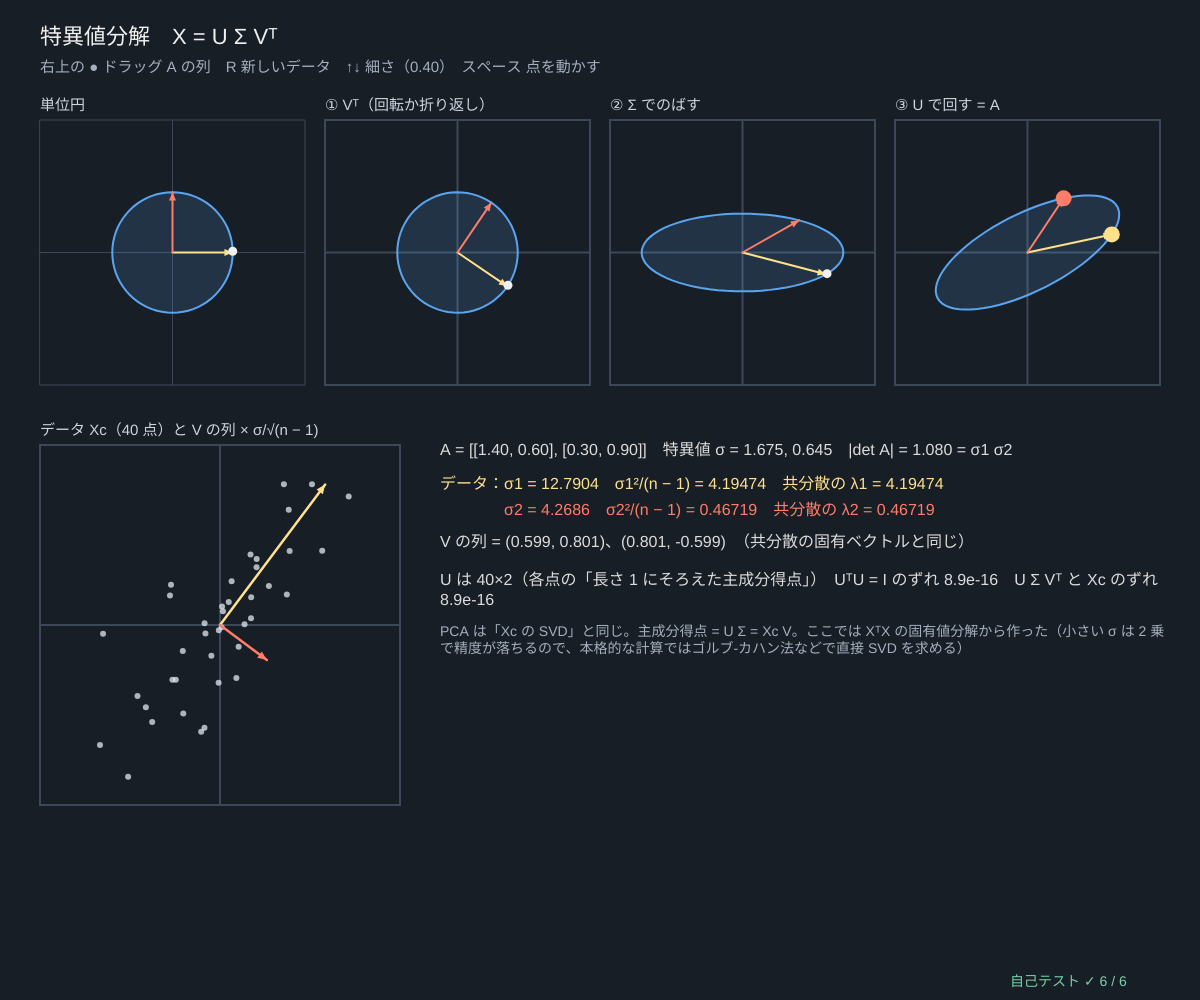
Frame 1 (no input)
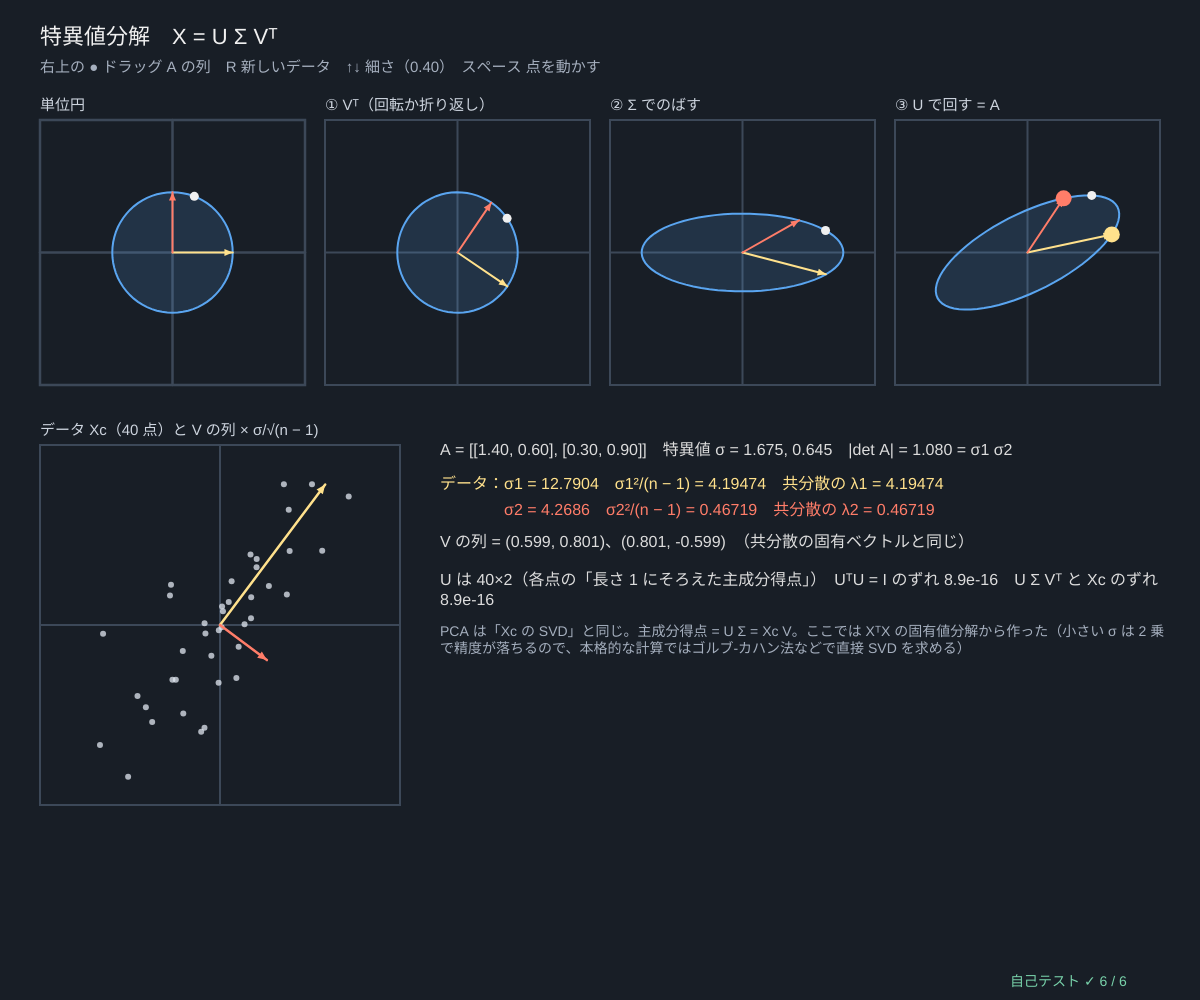
Frame 60 (no input)
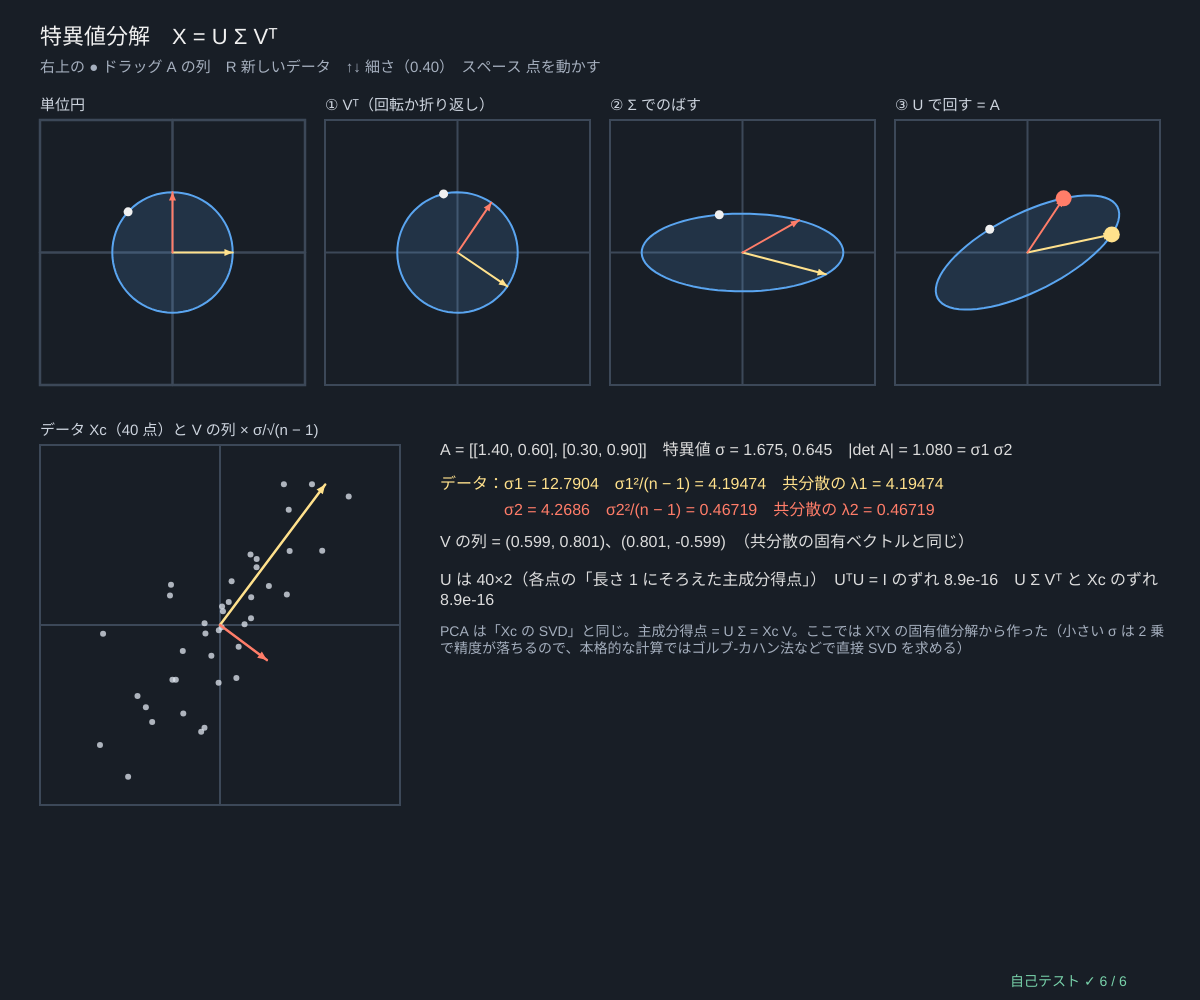
Frame 120 (the mouse pressed at the canvas centre since frame 60)

The p5.js sketch that drew these frames (run headless with seeded random() and noise() and a simulated clock; from frame 60 on, the mouse is pressed at the canvas centre):

// p5.js sketch
// ── sketch.js
// ============================================
// 05 特異値分解 ─ どんな行列も「回転 → 伸び縮み → 回転」：X = U Σ Vᵀ
// このスケッチの計算法：XᵀX（d×d）をヤコビ法で固有値分解 → V と σ_k = √(固有値)、U の列 = X v_k / σ_k（σ ≈ 0 の列は作らない）
//   上：2×2 の行列 A が単位円を楕円に写す様子を 3 段に分ける（Vᵀ で回す → Σ で縦横にのばす → U で回す）
//   下：中心化したデータ行列 Xc（n×2）の SVD。V の列 = 主成分、σ²/(n − 1) = 共分散行列の固有値 λ
// 右上の図の ● をドラッグ A の列（A e1・A e2）/ R 新しいデータ / ↑↓ データの細さ / スペース 円の点を動かす
// ============================================

let matA = [[1.4, 0.6], [0.3, 0.9]], dragCol = -1, pts = [], seedP = 6, thin = 0.4, phase = 0, moving = true;   // ★ matA = 上の 2×2 行列
// ★ 特異値分解（XᵀX の固有値分解から）。X は n 行 × d 列。U は n×r、sig は r 個、V は d 個のベクトル
function svdViaEig(X) {
  let G = matMul(matT(X), X), eg = jacobiEigen(G), sig = eg.vals.map((l) => Math.sqrt(Math.max(0, l))), tol = 1e-7 * Math.max(sig[0], 1e-300), U = [];
  eg.vecs.forEach((v, k) => { if (sig[k] > tol) U.push(X.map((r) => dotv(r, v) / sig[k])); });   // U の列 k（長さ n）
  return { U, sig, V: eg.vecs, rank: U.length };
}
function rebuild() { seedRng(seedP); pts = gaussCloud(40, [0, 0], covFromAxes(1.8, 1.8 * thin, 20 + 60 * rnd())); }
function setup() { createCanvas(windowWidth, windowHeight); textWrap(CHAR); selfTest(); rebuild(); }

// 小さな座標の枠に、点の列を写して描く
function panel(x, y, w, title) { stroke(60, 72, 88); noFill(); rect(x, y, w, w); line(x, y + w / 2, x + w, y + w / 2); line(x + w / 2, y, x + w / 2, y + w); noStroke(); fill(205, 212, 222); textSize(15); textAlign(LEFT, BASELINE); text(title, x, y - 10); }
function drawShape(x, y, w, sc, M) {   // 単位円と e1・e2（M で写したもの）
  let P = (p) => [x + w / 2 + p[0] * sc, y + w / 2 - p[1] * sc], circ = Array.from({ length: 73 }, (_, i) => { let t = (i * Math.PI) / 36; return matVec(M, [Math.cos(t), Math.sin(t)]); });
  noStroke(); fill(90, 165, 240, 40); beginShape(); for (let p of circ) { let q = P(p); vertex(q[0], q[1]); } endShape(CLOSE);
  stroke(90, 165, 240); strokeWeight(2); polyline(circ.map(P));
  let o = P([0, 0]), a = P(matVec(M, [1, 0])), b = P(matVec(M, [0, 1])), t = P(matVec(M, [Math.cos(phase), Math.sin(phase)]));
  stroke(255, 225, 140); fill(255, 225, 140); arrow2(o[0], o[1], a[0], a[1], 9); stroke(255, 125, 105); fill(255, 125, 105); arrow2(o[0], o[1], b[0], b[1], 9);
  noStroke(); fill(240); circle(t[0], t[1], 9);
  return { a, b };
}
function diag2(s) { return [[s[0], 0], [0, s[1]]]; }
function svd2(A) { let r = svdViaEig(A), Um = r.rank === 2 ? matT(r.U) : null; if (!Um) { let u0 = r.U[0] || [1, 0]; Um = [[u0[0], -u0[1]], [u0[1], u0[0]]]; } return { Um, sig: r.sig, Vt: r.V }; }   // Um の列 = U の列

function draw() {
  background(24, 30, 38);
  if (moving) phase += 0.02;
  // ---- 上：A = U Σ Vᵀ を 3 段で
  let sv = svd2(matA), Vt = sv.Vt, Sg = diag2(sv.sig), w = Math.min((width - 140) / 4, height * 0.33), y0 = 120, sc = w / 2 / Math.max(2.2, sv.sig[0] * 1.1), steps = [eyeMat(2), Vt, matMul(Sg, Vt), matMul(sv.Um, matMul(Sg, Vt))];
  let names = ['単位円', '① Vᵀ（回転か折り返し）', '② Σ でのばす', '③ U で回す = A'];
  steps.forEach((M, i) => { let x = 40 + i * (w + 20); panel(x, y0, w, names[i]); let r = drawShape(x, y0, w, sc, M); if (i === 3) { noStroke(); fill(255, 225, 140); circle(r.a[0], r.a[1], 16); fill(255, 125, 105); circle(r.b[0], r.b[1], 16); } });
  // ---- 下：データ行列の SVD
  let Xc = centerCols(pts, colMeans(pts)), sd = svdViaEig(Xc), C = covMatrix(pts), ec = jacobiEigen(C), n = pts.length;
  let by = y0 + w + 60, bw = Math.min(height - by - 40, width * 0.3), s2 = bw / 2 / 4.2, cx = 40 + bw / 2, cy = by + bw / 2;
  panel(40, by, bw, 'データ Xc（' + n + ' 点）と V の列 × σ/√(n − 1)');
  noStroke(); fill(225, 232, 242, 190); for (let r of Xc) circle(cx + r[0] * s2, cy - r[1] * s2, 6);
  sd.V.forEach((v, k) => { let L = (2 * sd.sig[k]) / Math.sqrt(n - 1); stroke(k ? color(255, 125, 105) : color(255, 225, 140)); fill(k ? color(255, 125, 105) : color(255, 225, 140)); strokeWeight(2.5); arrow2(cx, cy, cx + v[0] * L * s2, cy - v[1] * L * s2, 10); });
  // ---- 数字
  let x = 80 + bw, y = by + 10;
  noStroke(); textAlign(LEFT, BASELINE); fill(240); textSize(22); text('特異値分解　X = U Σ Vᵀ', 40, 44);
  fill(165, 175, 190); textSize(15); text('右上の ● ドラッグ A の列　R 新しいデータ　↑↓ 細さ（' + fmtN(thin, 2) + '）　スペース 点を動かす', 40, 72);
  fill(220); textSize(16);
  text('A = [[' + matA[0].map((v) => fmtN(v, 2)).join(', ') + '], [' + matA[1].map((v) => fmtN(v, 2)).join(', ') + ']]　特異値 σ = ' + sv.sig.map((v) => fmtN(v, 3)).join(', ') + '　|det A| = ' + fmtN(Math.abs(matA[0][0] * matA[1][1] - matA[0][1] * matA[1][0]), 3) + ' = σ1 σ2', x, y);
  let rec = 0; Xc.forEach((r, i) => r.forEach((v, j) => { let s = 0; for (let k = 0; k < sd.rank; k++) s += sd.U[k][i] * sd.sig[k] * sd.V[k][j]; rec = Math.max(rec, Math.abs(s - v)); }));
  fill(255, 225, 140); text('データ：σ1 = ' + fmtN(sd.sig[0], 4) + '　σ1²/(n − 1) = ' + fmtN(sd.sig[0] ** 2 / (n - 1), 5) + '　共分散の λ1 = ' + fmtN(ec.vals[0], 5), x, y + 34);
  fill(255, 125, 105); text('　　　　σ2 = ' + fmtN(sd.sig[1], 4) + '　σ2²/(n − 1) = ' + fmtN(sd.sig[1] ** 2 / (n - 1), 5) + '　共分散の λ2 = ' + fmtN(ec.vals[1], 5), x, y + 60);
  fill(220); text('V の列 = ' + sd.V.map((v) => fmtVec(v, 3)).join('、') + '　（共分散の固有ベクトルと同じ）', x, y + 92);
  text('U は ' + n + '×2（各点の「長さ 1 にそろえた主成分得点」）　UᵀU = I のずれ ' + (orthoError(sd.U)).toExponential(1) + '　U Σ Vᵀ と Xc のずれ ' + rec.toExponential(1), x, y + 118, width - x - 30);
  fill(165, 175, 190); textSize(14);
  text('PCA は「Xc の SVD」と同じ。主成分得点 = U Σ = Xc V。ここでは XᵀX の固有値分解から作った（小さい σ は 2 乗で精度が落ちるので、本格的な計算ではゴルブ-カハン法などで直接 SVD を求める）', x, y + 170, width - x - 30);
  drawSelfTest(width - 190, height - 14);
}

function panel4() { let w = Math.min((width - 140) / 4, height * 0.33); return { x: 40 + 3 * (w + 20), y: 120, w, sc: w / 2 / Math.max(2.2, svd2(matA).sig[0] * 1.1) }; }
function mousePressed() {
  let p = panel4(); dragCol = -1;
  for (let j = 0; j < 2; j++) { let q = [p.x + p.w / 2 + matA[0][j] * p.sc, p.y + p.w / 2 - matA[1][j] * p.sc]; if (Math.hypot(mouseX - q[0], mouseY - q[1]) < 14) dragCol = j; }
}
function mouseDragged() { if (dragCol < 0) return; let p = panel4(); matA[0][dragCol] = clampv((mouseX - p.x - p.w / 2) / p.sc, -2.5, 2.5); matA[1][dragCol] = clampv(-(mouseY - p.y - p.w / 2) / p.sc, -2.5, 2.5); }
function mouseReleased() { dragCol = -1; }
function keyPressed() {
  if (key === 'r' || key === 'R') { seedP++; rebuild(); }
  if (key === UP_ARROW || key === DOWN_ARROW) { thin = clampv(thin + (key === UP_ARROW ? 0.1 : -0.1), 0, 1); rebuild(); }
  if (key === ' ') moving = !moving;
  return false;
}

// ---- 自己テスト
function selfTest() {
  selfTestResults = [];
  seedRng(105);
  let okRec = true, okU = true, okLam = true, okV = true;
  for (let t = 0; t < 10; t++) {
    let n = 20 + 5 * t, d = 2 + (t % 5), X = Array.from({ length: n }, () => Array.from({ length: d }, (_, j) => gaussRnd() * (1 + j))), mu = colMeans(X), Xc = centerCols(X, mu), r = svdViaEig(Xc), sc = r.sig[0];
    let err = 0; Xc.forEach((row, i) => row.forEach((v, j) => { let s = 0; for (let k = 0; k < r.rank; k++) s += r.U[k][i] * r.sig[k] * r.V[k][j]; err = Math.max(err, Math.abs(s - v)); }));
    if (err > 1e-9 * sc) okRec = false;
    if (orthoError(r.U) > 1e-9 || orthoError(r.V) > 1e-12) okU = false;
    let ec = jacobiEigen(covMatrix(X));
    if (!ec.vals.every((l, k) => near(r.sig[k] ** 2 / (n - 1), l, 1e-9 * ec.vals[0]))) okLam = false;
    if (!ec.vecs.every((v, k) => angleBetween(v, r.V[k]) < 1e-6)) okV = false;
  }
  check('U Σ Vᵀ = Xc（10 個のデータ行列、ずれ ≤ 1e-9 × σ1）', okRec);
  check('U の列も V の列も正規直交', okU);
  check('σ_k²/(n − 1) = 共分散行列の固有値 λ_k', okLam);
  check('V の列 = 共分散行列の固有ベクトル（向き 1e-6° 以内）', okV);
  let okA = true;
  for (let t = 0; t < 30; t++) {
    let A = [[rndRange(-2, 2), rndRange(-2, 2)], [rndRange(-2, 2), rndRange(-2, 2)]], s = svd2(A), B = matMul(s.Um, matMul(diag2(s.sig), s.Vt));
    if (maxAbsDiff(A, B) > 1e-12 || !near(s.sig[0] * s.sig[1], Math.abs(A[0][0] * A[1][1] - A[0][1] * A[1][0]), 1e-12)) okA = false;
    let mx = 0; for (let i = 0; i < 720; i++) { let a = (i * Math.PI) / 360; mx = Math.max(mx, vlen(matVec(A, [Math.cos(a), Math.sin(a)]))); }
    if (!near(mx, s.sig[0], 1e-4 * s.sig[0])) okA = false;
  }
  check('2×2：A = U Σ Vᵀ、σ1 σ2 = |det A|、σ1 = 単位円の像のいちばん長い半径', okA);
  let Rk = svdViaEig([[1, 2], [2, 4], [3, 6], [-6, -12]]);
  check('ランク 1 の行列は σ2 ≈ 0 で U を 1 列だけ作る（0 割りなし、NaN なし）', Rk.rank === 1 && noNaN(Rk.U) && Rk.sig[1] < 1e-6);
  reportSelfTest();
}

// ---------- やってみよう ----------
// 1. 右上の ● を動かし、A を回転行列（例 [[0, −1], [1, 0]]）にしてみよう。Σ はどうなる？
// 2. A e1 と A e2 を同じ向きにそろえると（ランク 1）、② の楕円はどうなる？ σ2 は？
// 3. ↓ でデータを細くすると σ2 → 0。そのとき U の 2 列目は何を表している？
// 4. σ1 σ2 = |det A| なのはなぜ？（面積の倍率）
// 5. 画像の行列を SVD して大きい σ だけ残すと画像の圧縮になる → 07 の復元と同じ考え

// ==================================================
// ここから下は「主成分分析の道具」（中身は読まなくても OK。消さないでね）
// ==================================================
// ---- 数の表示と安全のための道具
function clampv(v, a, b) { return v < a ? a : v > b ? b : v; }
function fin(v, fb) { return typeof v === 'number' && isFinite(v) ? v : fb === undefined ? 0 : fb; }   // NaN・∞ を fb に
function fmtN(v, d) {                                                  // 数を小数 d 桁で（NaN は「?」）
  if (typeof v !== 'number' || !isFinite(v)) return '?';
  let s = v.toFixed(d === undefined ? 2 : d);
  return /^-0(\.0*)?$/.test(s) ? s.slice(1) : s;
}
function fmtVec(v, d) { return '(' + v.map((x) => fmtN(x, d)).join(', ') + ')'; }
// ---- 種つきの乱数（同じ種なら毎回同じ列）
let rngState = 1;
function seedRng(s) { rngState = (s >>> 0) || 1; }
function rnd() {                       // 0〜1 の一様乱数（mulberry32）
  rngState = (rngState + 0x6d2b79f5) >>> 0;
  let t = rngState;
  t = Math.imul(t ^ (t >>> 15), t | 1);
  t ^= t + Math.imul(t ^ (t >>> 7), t | 61);
  return ((t ^ (t >>> 14)) >>> 0) / 4294967296;
}
function rndRange(a, b) { return a + (b - a) * rnd(); }
function gaussRnd() {                  // 標準正規分布（ボックス-ミュラー法）
  let u = Math.max(1e-12, rnd()), v = rnd();
  return Math.sqrt(-2 * Math.log(u)) * Math.cos(2 * Math.PI * v);
}
// ---- 行列の道具。データ X は「n 行 × d 列」（1 行 = 1 個のデータ）、ベクトルは配列
function zerosMat(n, m) { return Array.from({ length: n }, () => new Array(m).fill(0)); }
function eyeMat(n) { let I = zerosMat(n, n); for (let i = 0; i < n; i++) I[i][i] = 1; return I; }
function matT(A) { return A[0].map((_, j) => A.map((r) => r[j])); }
function matMul(A, B) {
  let n = A.length, q = B.length, m = B[0].length, C = zerosMat(n, m);
  for (let i = 0; i < n; i++) for (let k = 0; k < q; k++) { let a = A[i][k]; if (a === 0) continue; for (let j = 0; j < m; j++) C[i][j] += a * B[k][j]; }
  return C;
}
function matVec(A, x) { return A.map((r) => dotv(r, x)); }
function dotv(a, b) { let s = 0; for (let i = 0; i < a.length; i++) s += a[i] * b[i]; return s; }
function vlen(a) { return Math.sqrt(dotv(a, a)); }
function unitv(a) { let L = vlen(a); return L > 1e-300 ? a.map((x) => x / L) : a.map((_, i) => (i === 0 ? 1 : 0)); }
function maxAbsDiff(A, B) { let m = 0; for (let i = 0; i < A.length; i++) for (let j = 0; j < A[i].length; j++) m = Math.max(m, Math.abs(A[i][j] - B[i][j])); return m; }
function colMeans(X) {                 // 平均ベクトル（列ごとの平均）
  let d = X[0].length, mu = new Array(d).fill(0);
  for (let r of X) for (let j = 0; j < d; j++) mu[j] += r[j];
  return mu.map((s) => s / Math.max(1, X.length));
}
function centerCols(X, mu) { return X.map((r) => r.map((v, j) => v - mu[j])); }   // 平均を引く（中心化）
// ★ 共分散行列 C = Xcᵀ Xc / (n − 1)（n − 1 で割る「不偏」の約束。点が 1 個以下ならゼロ行列）
function covMatrix(X) {
  let n = X.length, d = X[0].length, mu = colMeans(X), C = zerosMat(d, d);
  if (n < 2) return C;
  for (let r of X) for (let i = 0; i < d; i++) { let a = r[i] - mu[i]; for (let j = i; j < d; j++) C[i][j] += a * (r[j] - mu[j]); }
  for (let i = 0; i < d; i++) for (let j = i; j < d; j++) { C[i][j] /= n - 1; C[j][i] = C[i][j]; }
  return C;
}
// ★ ヤコビ法（対称行列の固有値分解）：非対角を 1 つずつ回転で 0 にしていく。d ≤ 64 くらいまで
// 戻り値 vals = 固有値（大きい順）、vecs[k] = k 番目の固有ベクトル（長さ 1、いちばん大きい成分を正に）
function jacobiEigen(C, maxSweeps) {
  let d = C.length, A = C.map((r) => r.slice()), V = eyeMat(d);
  for (let sw = 0; sw < (maxSweeps || 80); sw++) {
    let off = 0, tot = 0;
    for (let i = 0; i < d; i++) for (let j = 0; j < d; j++) { let a = A[i][j] * A[i][j]; tot += a; if (i !== j) off += a; }
    if (!(off > 1e-30 * tot)) break;
    for (let p = 0; p < d - 1; p++) for (let q = p + 1; q < d; q++) {
      let apq = A[p][q];
      if (Math.abs(apq) < 1e-300) continue;
      let th = (A[q][q] - A[p][p]) / (2 * apq);
      let t = th === 0 ? 1 : Math.sign(th) / (Math.abs(th) + Math.sqrt(th * th + 1));
      let c = 1 / Math.sqrt(t * t + 1), s = t * c;
      for (let k = 0; k < d; k++) { let akp = A[k][p], akq = A[k][q]; A[k][p] = c * akp - s * akq; A[k][q] = s * akp + c * akq; }
      for (let k = 0; k < d; k++) { let apk = A[p][k], aqk = A[q][k]; A[p][k] = c * apk - s * aqk; A[q][k] = s * apk + c * aqk; }
      for (let k = 0; k < d; k++) { let vkp = V[k][p], vkq = V[k][q]; V[k][p] = c * vkp - s * vkq; V[k][q] = s * vkp + c * vkq; }
    }
  }
  let idx = Array.from({ length: d }, (_, i) => i).sort((a, b) => A[b][b] - A[a][a]);
  let vecs = idx.map((k) => { let v = V.map((r) => r[k]), big = 0; for (let i = 0; i < d; i++) if (Math.abs(v[i]) > Math.abs(v[big]) + 1e-12) big = i; return v[big] < 0 ? v.map((x) => -x) : v; });
  return { vals: idx.map((k) => A[k][k]), vecs };
}
function traceOf(C) { let s = 0; for (let i = 0; i < C.length; i++) s += C[i][i]; return s; }
// C V = V Λ の残り（いちばん大きいずれ）と、固有ベクトルどうしの直交のずれ
function eigResidual(C, eg) { let m = 0; eg.vecs.forEach((v, k) => { let Cv = matVec(C, v); for (let i = 0; i < v.length; i++) m = Math.max(m, Math.abs(Cv[i] - eg.vals[k] * v[i])); }); return m; }
function orthoError(vecs) { let m = 0; for (let a = 0; a < vecs.length; a++) for (let b = 0; b < vecs.length; b++) m = Math.max(m, Math.abs(dotv(vecs[a], vecs[b]) - (a === b ? 1 : 0))); return m; }
// 射影（主成分得点）と復元：score = (x − μ)·v_k、x_hat = μ + Σ score_k v_k（k 個まで）
function projectData(X, mu, vecs, k) { return X.map((r) => vecs.slice(0, k).map((v) => { let s = 0; for (let j = 0; j < r.length; j++) s += (r[j] - mu[j]) * v[j]; return s; })); }
function reconstructRow(score, mu, vecs) { let x = mu.slice(); score.forEach((s, k) => { for (let j = 0; j < x.length; j++) x[j] += s * vecs[k][j]; }); return x; }
function angleBetween(u, v) {          // 向きのちがい（符号は無視、0〜90°）。小さい角も正確に：atan2(‖v − (v·u)u‖, |v·u|)
  let a = unitv(u), b = unitv(v), c = dotv(a, b), r = 0; for (let i = 0; i < a.length; i++) r += (b[i] - c * a[i]) ** 2;
  return (Math.atan2(Math.sqrt(r), Math.abs(c)) * 180) / Math.PI;
}
function corrOf(a, b) {                // 相関係数
  let n = a.length, ma = a.reduce((s, v) => s + v, 0) / n, mb = b.reduce((s, v) => s + v, 0) / n, sab = 0, saa = 0, sbb = 0;
  for (let i = 0; i < n; i++) { sab += (a[i] - ma) * (b[i] - mb); saa += (a[i] - ma) ** 2; sbb += (b[i] - mb) ** 2; }
  return saa > 0 && sbb > 0 ? sab / Math.sqrt(saa * sbb) : 0;
}
// ---- 2×2 対称行列 [[a, b], [b, c]] の固有値・固有ベクトル（解の公式）
function eig2sym(a, b, c) {
  let tr = a + c, h = Math.sqrt(((a - c) / 2) ** 2 + b * b), l1 = tr / 2 + h, l2 = tr / 2 - h;
  let v1 = Math.abs(b) > 1e-14 * (Math.abs(a) + Math.abs(c) + 1e-300) ? unitv([l1 - c, b]) : a >= c ? [1, 0] : [0, 1];
  if (v1[0] < 0 || (v1[0] === 0 && v1[1] < 0)) v1 = [-v1[0], -v1[1]];
  return { l1, l2, v1, v2: [-v1[1], v1[0]], angle: (Math.atan2(v1[1], v1[0]) * 180) / Math.PI };
}
// ---- 好きな共分散の正規分布の点群：x = μ + L z（C = L Lᵀ、コレスキー分解）
function cholesky(C) {
  let d = C.length, L = zerosMat(d, d);
  for (let i = 0; i < d; i++) for (let j = 0; j <= i; j++) {
    let s = C[i][j]; for (let k = 0; k < j; k++) s -= L[i][k] * L[j][k];
    L[i][j] = i === j ? Math.sqrt(Math.max(s, 1e-15)) : s / L[j][j];
  }
  return L;
}
function gaussCloud(n, mu, C) { let L = cholesky(C); return Array.from({ length: n }, () => { let z = mu.map(() => gaussRnd()); return mu.map((m, i) => m + dotv(L[i], z)); }); }
function covFromAxes(s1, s2, deg) {    // 長軸の標準偏差 s1、短軸 s2、長軸の角度 deg（度）の 2×2 共分散
  let t = (deg * Math.PI) / 180, c = Math.cos(t), s = Math.sin(t);
  return [[c * c * s1 * s1 + s * s * s2 * s2, c * s * (s1 * s1 - s2 * s2)], [c * s * (s1 * s1 - s2 * s2), s * s * s1 * s1 + c * c * s2 * s2]];
}
// ---- グラフと図の道具：g = { x, y, w, h, x0, x1, y0, y1 }
function gX(g, v) { return g.x + clampv((v - g.x0) / (g.x1 - g.x0), -0.02, 1.02) * g.w; }
function gY(g, v) { return g.y + g.h - clampv((v - g.y0) / (g.y1 - g.y0), -0.02, 1.02) * g.h; }
function plotAxes(g, xl, yl, xt, yt) {
  stroke(80, 92, 108); strokeWeight(1); noFill(); rect(g.x, g.y, g.w, g.h);
  noStroke(); fill(160, 170, 185); textSize(12); textAlign(CENTER, TOP);
  for (let v of xt) text(+(+v).toPrecision(3), gX(g, v), g.y + g.h + 4);
  textAlign(RIGHT, CENTER);
  for (let v of yt) text(+(+v).toPrecision(3), g.x - 5, gY(g, v));
  textAlign(LEFT, BASELINE); fill(205, 212, 222); textSize(13);
  text(xl, g.x + g.w - textWidth(xl), g.y + g.h + 32); text(yl, g.x, g.y - 8);
}
function polyline(pts, closed) {       // 点が 2 つ以上あるときだけ折れ線を描く
  if (pts.length < 2) return;
  noFill(); beginShape(); for (let p of pts) vertex(p[0], p[1]); endShape(closed ? CLOSE : undefined);
}
// 共分散 C の「k σ の楕円」の点（データの単位）。中心 μ、長さ 1 の 2×2 固有分解で作る
function covEllipsePts(mu, C, k, segs) {
  let e = eig2sym(C[0][0], C[0][1], C[1][1]), a = k * Math.sqrt(Math.max(0, e.l1)), b = k * Math.sqrt(Math.max(0, e.l2)), out = [];
  for (let i = 0; i <= (segs || 72); i++) { let t = (2 * Math.PI * i) / (segs || 72), u = a * Math.cos(t), w = b * Math.sin(t); out.push([mu[0] + u * e.v1[0] + w * e.v2[0], mu[1] + u * e.v1[1] + w * e.v2[1]]); }
  return out;
}
function arrow2(x1, y1, x2, y2, hs) {  // 矢印（hs = 矢じりの大きさ）
  line(x1, y1, x2, y2);
  let a = Math.atan2(y2 - y1, x2 - x1), h = hs || 10;
  noStroke(); triangle(x2, y2, x2 - h * Math.cos(a - 0.4), y2 - h * Math.sin(a - 0.4), x2 - h * Math.cos(a + 0.4), y2 - h * Math.sin(a + 0.4));
}
// ---- 自己テストの道具
let selfTestResults = [];
function check(name, cond) { selfTestResults.push({ name, ok: !!cond }); }
function near(a, b, tol) { return a !== null && a !== undefined && isFinite(a) && Math.abs(a - b) <= (tol === undefined ? 1e-9 : tol); }
function noNaN(v) { return Array.isArray(v) ? v.every(noNaN) : !(typeof v === 'number' && !isFinite(v)); }
function reportSelfTest() { for (let r of selfTestResults) (r.ok ? console.log : console.error)((r.ok ? '✓ ' : '✗ ') + r.name); }
function selfTestLine() { let n = selfTestResults.filter((r) => r.ok).length; return '自己テスト ' + (n === selfTestResults.length && n > 0 ? '✓ ' : '✗ ') + n + ' / ' + selfTestResults.length; }
function selfTestOk() { return selfTestResults.length > 0 && selfTestResults.every((r) => r.ok); }
function drawSelfTest(x, y) { noStroke(); fill(selfTestOk() ? color(120, 210, 170) : color(255, 90, 90)); textSize(14); textAlign(LEFT, BASELINE); text(selfTestLine(), x, y); }
